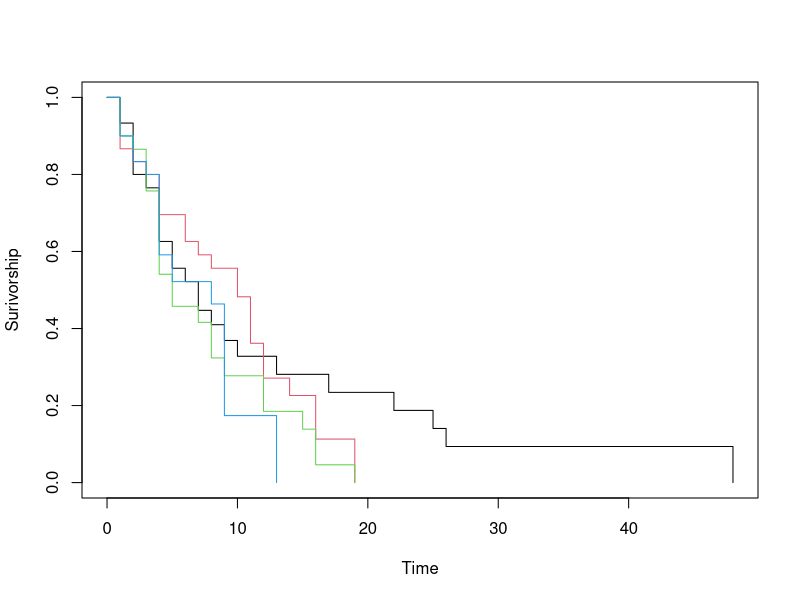

Here is the R script that generated this plot: (Note: this script raises an error after producing the figure.)
library(survival)

cancer <- read.table("cancer.txt",header=T)
attach(cancer)
names(cancer)


plot(survfit(Surv(death,status)~treatment),
     col=c(1:4),ylab="Surivorship",xlab="Time")

tapply(death[status==1],treatment[status==1],mean)
tapply(death[status==1],treatment[status==1],var)

model1 <- survreg(Surv(death,status)~treatment,dist="exponential")
summary(model1)

model2 <- survreg(Surv(death,status)~treatment)
summary(model2)

anova(model1,model2)

## Grouping together
treat2 <-treatment
levels(treat2)
levels(treat2)[1:2] <- "DrugsAB"


model3 <- survreg(Surv(death,status)~treat2)
anova(model2,model3)

levels(treat2)[2:3] <- "placeboC"
model4 <-survreg(Surv(death,status)~treat2)
anova(model3,model4)
summary(model4)

tapply(predict(model4,type="response"),treat2,mean)
tapply(death[status==1],treat2[status==1],mean)